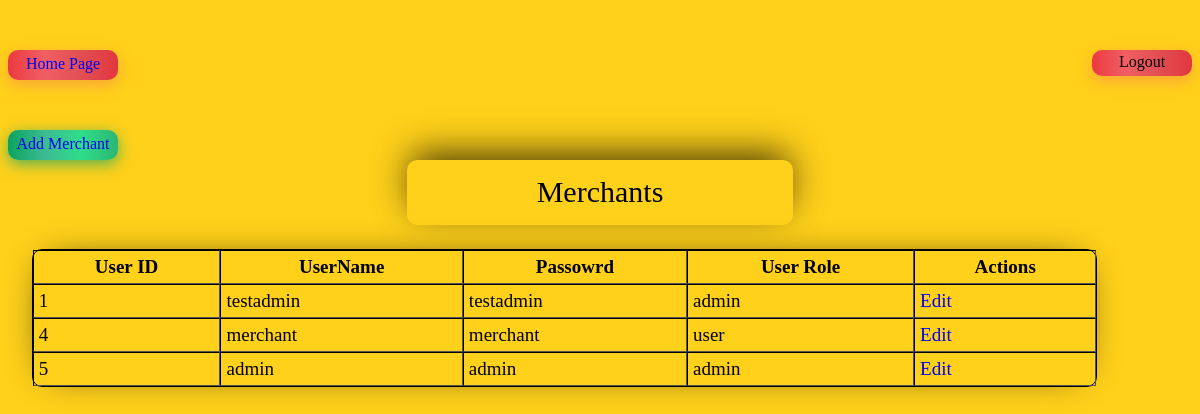
The app's page /MerchantPage.php with its own data.
### tables this page shows
CREATE TABLE `users` (
  `userid` int(4) NOT NULL,
  `username` varchar(20) NOT NULL,
  `password` varchar(20) NOT NULL,
  `userrole` varchar(20) DEFAULT NULL
);

### MerchantPage.php (the view, shortened to what this page needs)
<?php
    require_once('dbconn.php');
?>
<head>
    <link rel="stylesheet" type="text/css" href="css/MerchantPage.css"/>
</head>
<div id="preheader">
            <a href="Logout.php" id="l">Logout</a>
</div>
<div id="homelink">
    <a href="UserHome.php">Home Page</a>
</div>
<div id="addmerch">
    <a href="AddMerchant.php">Add Merchant</a>
</div>
<p id="ptitle">Merchants</p>
<table cellpadding=5 cellspacing=0 border=1>
    <tr>
        <th>User ID</th>
        <th>UserName</th>
        <th>Passowrd</th>
        <th>User Role</th>
        <th>Actions</th>
    </tr>
    <?php
        $sql="select * from users";
        $query=mysqli_query($con,$sql);
        if(mysqli_num_rows($query)>0)
        {
            while($row=mysqli_fetch_object($query))
            {
    ?>
    <tr>
        <td> <?php echo $row->userid; ?> </td>
        <td><?php echo $row->username; ?></td>
        <td><?php echo $row->password; ?></td>
        <td><?php echo $row->userrole; ?></td>
        <td>
            <a href="AddMerchant.php?edited=1&id=<?php echo $row->userid; ?>&mode=<?php echo 1; ?>">Edit</a>
        </td>
    </tr>
<?php
        }
    }
?>
</table>

### css/MerchantPage.css (style rules this page uses)
#l { float: right; background-image: linear-gradient(to right, #eb3941, #f15e64, #e14e53, #e2373f); box-shadow: 0 5px 15px rgba(242, 97, 103, .4); width:100px; height:20px; text-align: center; text-decoration: none; color: black; padding-top: 3px; padding-bottom: 3px; border: none; border-radius: 10px; }
table { margin: 2%; border-radius:10px; border:1px solid black; width:90%; box-shadow: -1px -1px 38px -18px rgba(0,0,0,1); font-size: 19px; }
#ptitle { margin: auto; width: 30%; height: 35px; background-color: #ffd11a; text-align: center; padding: 15px; border-radius: 10px; box-shadow: 0px -11px 37px -5px rgba(0,0,0,0.75); font-size: 30px; }
a { text-decoration: none; }
#homelink { background-image: linear-gradient(to right, #eb3941, #f15e64, #e14e53, #e2373f); box-shadow: 0 5px 15px rgba(242, 97, 103, .4); width:100px; height:20px; text-align: center; text-decoration: none; color: black; padding:5px; border: none; border-radius: 10px; margin-top: 50px; }
#addmerch { background-image: linear-gradient(to right, #0ba360, #3cba92, #30dd8a, #2bb673); box-shadow: 0 4px 15px 0 rgba(23, 168, 108, 0.75); width:100px; height:20px; text-align: center; text-decoration: none; color: black; padding:5px; border: none; border-radius: 10px; margin-top: 50px; }

### records on screen
users: userid "1", username "testadmin", password "testadmin", userrole "admin"
users: userid "4", username "merchant", password "merchant", userrole "user"
users: userid "5", username "admin", password "admin", userrole "admin"
